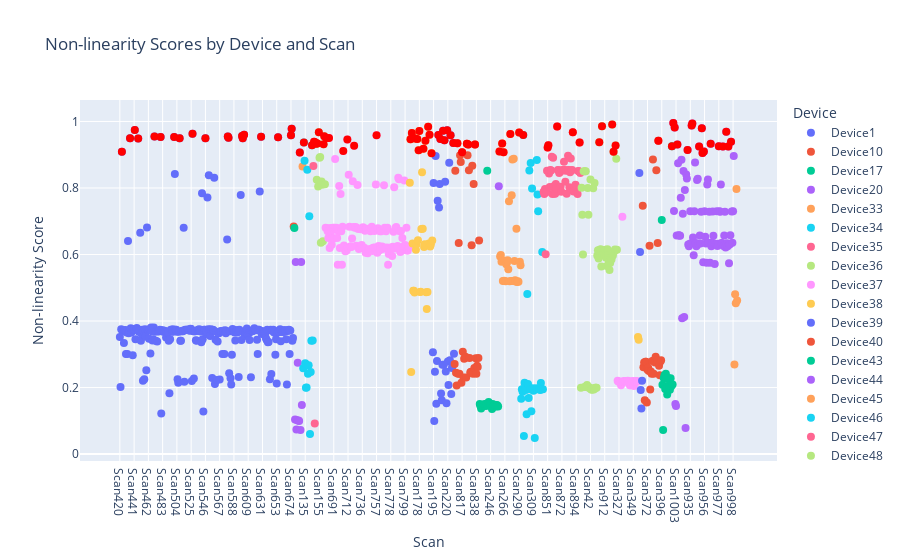

Here is the notebook cell this chart was saved with:
### Code cell
# Analyze PID assignment patterns
def check_pid_linearity(group):
    pids = group['pid'].sort_values()
    diff = pids.diff()
    return (diff != 1).sum() / len(diff)

pid_nonlinearity = df.groupby(['device', 'scan']).apply(check_pid_linearity)
pid_nonlinearity = pid_nonlinearity.reset_index(name = 'non_linearity_score')

# Create a new column to highlight scores above 0.90
pid_nonlinearity['highlight'] = pid_nonlinearity['non_linearity_score'] > 0.90

# Create the plot
fig = px.scatter(pid_nonlinearity, x='scan', y='non_linearity_score', color='device',
                 hover_data=['device', 'scan', 'non_linearity_score'],
                 labels={'non_linearity_score': 'Non-linearity Score',
                         'scan': 'Scan',
                         'device': 'Device'},
                 title='Non-linearity Scores by Device and Scan')

# Highlight points with score > 0.90
fig.add_trace(px.scatter(pid_nonlinearity[pid_nonlinearity['highlight']], x='scan', y='non_linearity_score',
                         color_discrete_sequence=['red'],
                         hover_data=['device', 'scan', 'non_linearity_score']).data[0])

# Update layout for better readability
fig.update_layout(legend_title_text='Device')
fig.update_traces(marker=dict(size=8))

# Show the plot
fig.show()

fig.write_html("pid_nonlinearity.html")

### Figure 1 — Plotly figure (JSON) as saved in the notebook; plotly's stock layout.template omitted (floating-point values rounded to 4 significant figures; data arrays with more than 128 entries replaced by an {"elided": "..."} marker saying what was removed)
{"data": [{"customdata": {"elided": "256x1 str values"}, "hovertemplate": "Device=%{customdata[0]}<br>Scan=%{x}<br>Non-linearity Score=%{y}<extra></extra>", "legendgroup": "Device1", "marker": {"color": "#636efa", "size": 8, "symbol": "circle"}, "mode": "markers", "name": "Device1", "orientation": "v", "showlegend": true, "type": "scatter", "x": {"elided": "256 str values"}, "xaxis": "x", "y": {"elided": "256 float values"}, "yaxis": "y"}, {"customdata": [["Device10"]], "hovertemplate": "Device=%{customdata[0]}<br>Scan=%{x}<br>Non-linearity Score=%{y}<extra></extra>", "legendgroup": "Device10", "marker": {"color": "#EF553B", "size": 8, "symbol": "circle"}, "mode": "markers", "name": "Device10", "orientation": "v", "showlegend": true, "type": "scatter", "x": ["Scan12"], "xaxis": "x", "y": [0.6846], "yaxis": "y"}, {"customdata": [["Device17"]], "hovertemplate": "Device=%{customdata[0]}<br>Scan=%{x}<br>Non-linearity Score=%{y}<extra></extra>", "legendgroup": "Device17", "marker": {"color": "#00cc96", "size": 8, "symbol": "circle"}, "mode": "markers", "name": "Device17", "orientation": "v", "showlegend": true, "type": "scatter", "x": ["Scan844"], "xaxis": "x", "y": [0.6799], "yaxis": "y"}, {"customdata": [["Device20"], ["Device20"], ["Device20"], ["Device20"], ["Device20"], ["Device20"], ["Device20"], ["Device20"], ["Device20"], ["Device20"], ["Device20"]], "hovertemplate": "Device=%{customdata[0]}<br>Scan=%{x}<br>Non-linearity Score=%{y}<extra></extra>", "legendgroup": "Device20", "marker": {"color": "#ab63fa", "size": 8, "symbol": "circle"}, "mode": "markers", "name": "Device20", "orientation": "v", "showlegend": true, "type": "scatter", "x": ["Scan54", "Scan55", "Scan56", "Scan60", "Scan61", "Scan62", "Scan63", "Scan64", "Scan69", "Scan70", "Scan71"], "xaxis": "x", "y": [0.1037, 0.5773, 0.07407, 0.1015, 0.2745, 0.1011, 0.09922, 0.9066, 0.07267, 0.5773, 0.1474], "yaxis": "y"}, {"customdata": [["Device33"]], "hovertemplate": "Device=%{customdata[0]}<br>Scan=%{x}<br>Non-linearity Score=%{y}<extra></extra>", "legendgroup": "Device33", "marker": {"color": "#FFA15A", "size": 8, "symbol": "circle"}, "mode": "markers", "name": "Device33", "orientation": "v", "showlegend": true, "type": "scatter", "x": ["Scan120"], "xaxis": "x", "y": [0.8648], "yaxis": "y"}, {"customdata": [["Device34"], ["Device34"], ["Device34"], ["Device34"], ["Device34"], ["Device34"], ["Device34"], ["Device34"], ["Device34"], ["Device34"], ["Device34"], ["Device34"], ["Device34"], ["Device34"], ["Device34"]], "hovertemplate": "Device=%{customdata[0]}<br>Scan=%{x}<br>Non-linearity Score=%{y}<extra></extra>", "legendgroup": "Device34", "marker": {"color": "#19d3f3", "size": 8, "symbol": "circle"}, "mode": "markers", "name": "Device34", "orientation": "v", "showlegend": true, "type": "scatter", "x": ["Scan131", "Scan132", "Scan134", "Scan135", "Scan136", "Scan138", "Scan139", "Scan140", "Scan142", "Scan143", "Scan144", "Scan146", "Scan46", "Scan48", "Scan50"], "xaxis": "x", "y": [0.2579, 0.9365, 0.8818, 0.2727, 0.1992, 0.2004, 0.8551, 0.2413, 0.2672, 0.7149, 0.06061, 0.2465, 0.3407, 0.9288, 0.3419], "yaxis": "y"}, {"customdata": [["Device35"], ["Device35"], ["Device35"], ["Device35"]], "hovertemplate": "Device=%{customdata[0]}<br>Scan=%{x}<br>Non-linearity Score=%{y}<extra></extra>", "legendgroup": "Device35", "marker": {"color": "#FF6692", "size": 8, "symbol": "circle"}, "mode": "markers", "name": "Device35", "orientation": "v", "showlegend": true, "type": "scatter", "x": ["Scan147", "Scan148", "Scan150", "Scan678"], "xaxis": "x", "y": [0.8665, 0.9389, 0.09184, 0.9366], "yaxis": "y"}, {"customdata": [["Device36"], ["Device36"], ["Device36"], ["Device36"], ["Device36"], ["Device36"], ["Device36"], ["Device36"], ["Device36"], ["Device36"], ["Device36"], ["Device36"], ["Device36"], ["Device36"]], "hovertemplate": "Device=%{customdata[0]}<br>Scan=%{x}<br>Non-linearity Score=%{y}<extra></extra>", "legendgroup": "Device36", "marker": {"color": "#B6E880", "size": 8, "symbol": "circle"}, "mode": "markers", "name": "Device36", "orientation": "v", "showlegend": true, "type": "scatter", "x": ["Scan149", "Scan151", "Scan152", "Scan153", "Scan154", "Scan155", "Scan156", "Scan157", "Scan158", "Scan159", "Scan160", "Scan161", "Scan162", "Scan163"], "xaxis": "x", "y": [0.9331, 0.8246, 0.9337, 0.8046, 0.9673, 0.8912, 0.8929, 0.6354, 0.8192, 0.8094, 0.6397, 0.9317, 0.9555, 0.8113], "yaxis": "y"}, {"customdata": [["Device37"], ["Device37"], ["Device37"], ["Device37"], ["Device37"], ["Device37"], ["Device37"], ["Device37"], ["Device37"], ["Device37"], ["Device37"], ["Device37"], ["Device37"], ["Device37"], ["Device37"], ["Device37"], ["Device37"], ["Device37"], ["Device37"], ["Device37"], ["Device37"], ["Device37"], ["Device37"], ["Device37"], ["Device37"], ["Device37"], ["Device37"], ["Device37"], ["Device37"], ["Device37"], ["Device37"], ["Device37"], ["Device37"], ["Device37"], ["Device37"], ["Device37"], ["Device37"], ["Device37"], ["Device37"], ["Device37"], ["Device37"], ["Device37"], ["Device37"], ["Device37"], ["Device37"], ["Device37"], ["Device37"], ["Device37"], ["Device37"], ["Device37"], ["Device37"], ["Device37"], ["Device37"], ["Device37"], ["Device37"], ["Device37"], ["Device37"], ["Device37"], ["Device37"], ["Device37"], ["Device37"], ["Device37"], ["Device37"], ["Device37"], ["Device37"], ["Device37"], ["Device37"], ["Device37"], ["Device37"], ["Device37"], ["Device37"], ["Device37"], ["Device37"], ["Device37"], ["Device37"], ["Device37"], ["Device37"], ["Device37"], ["Device37"], ["Device37"], ["Device37"], ["Device37"], ["Device37"], ["Device37"], ["Device37"], ["Device37"], ["Device37"], ["Device37"], ["Device37"], ["Device37"], ["Device37"], ["Device37"], ["Device37"], ["Device37"], ["Device37"], ["Device37"], ["Device37"], ["Device37"], ["Device37"], ["Device37"], ["Device37"], ["Device37"], ["Device37"], ["Device37"], ["Device37"], ["Device37"], ["Device37"], ["Device37"], ["Device37"], ["Device37"], ["Device37"], ["Device37"], ["Device37"], ["Device37"], ["Device37"], ["Device37"], ["Device37"], ["Device37"], ["Device37"], ["Device37"], ["Device37"], ["Device37"], ["Device37"], ["Device37"]], "hovertemplate": "Device=%{customdata[0]}<br>Scan=%{x}<br>Non-linearity Score=%{y}<extra></extra>", "legendgroup": "Device37", "marker": {"color": "#FF97FF", "size": 8, "symbol": "circle"}, "mode": "markers", "name": "Device37", "orientation": "v", "showlegend": true, "type": "scatter", "x": ["Scan679", "Scan680", "Scan681", "Scan682", "Scan683", "Scan684", "Scan685", "Scan686", "Scan687", "Scan688", "Scan689", "Scan690", "Scan691", "Scan692", "Scan693", "Scan694", "Scan695", "Scan696", "Scan697", "Scan698", "Scan699", "Scan700", "Scan701", "Scan702", "Scan703", "Scan704", "Scan705", "Scan706", "Scan707", "Scan708", "Scan709", "Scan710", "Scan711", "Scan712", "Scan713", "Scan714", "Scan715", "Scan716", "Scan717", "Scan718", "Scan719", "Scan720", "Scan721", "Scan725", "Scan726", "Scan727", "Scan728", "Scan729", "Scan730", "Scan731", "Scan732", "Scan733", "Scan734", "Scan735", "Scan736", "Scan737", "Scan738", "Scan739", "Scan740", "Scan741", "Scan742", "Scan743", "Scan744", "Scan745", "Scan746", "Scan747", "Scan748", "Scan749", "Scan750", "Scan751", "Scan752", "Scan753", "Scan754", "Scan755", "Scan756", "Scan757", "Scan758", "Scan759", "Scan760", "Scan761", "Scan762", "Scan763", "Scan764", "Scan765", "Scan766", "Scan767", "Scan768", "Scan769", "Scan770", "Scan771", "Scan772", "Scan773", "Scan774", "Scan775", "Scan776", "Scan777", "Scan778", "Scan779", "Scan780", "Scan781", "Scan782", "Scan783", "Scan784", "Scan785", "Scan786", "Scan787", "Scan788", "Scan789", "Scan790", "Scan791", "Scan792", "Scan793", "Scan794", "Scan795", "Scan796", "Scan797", "Scan798", "Scan799", "Scan800", "Scan801", "Scan802", "Scan803", "Scan804", "Scan805"], "xaxis": "x", "y": [0.6805, 0.9503, 0.6793, 0.6697, 0.6496, 0.95, 0.6193, 0.6799, 0.6685, 0.6294, 0.6497, 0.6805, 0.648, 0.6805, 0.8869, 0.676, 0.6805, 0.6498, 0.5696, 0.6696, 0.8059, 0.6196, 0.7818, 0.6697, 0.5696, 0.6835, 0.911, 0.6275, 0.6208, 0.6098, 0.6121, 0.6123, 0.9458, 0.6204, 0.8401, 0.6835, 0.6229, 0.6247, 0.6224, 0.6485, 0.8201, 0.6829, 0.9272, 0.6805, 0.6829, 0.6266, 0.6805, 0.809, 0.6767, 0.6168, 0.625, 0.6211, 0.676, 0.6289, 0.6196, 0.6819, 0.6799, 0.62, 0.6715, 0.6053, 0.6773, 0.6123, 0.6035, 0.6135, 0.676, 0.6168, 0.6697, 0.6799, 0.6835, 0.6108, 0.62, 0.62, 0.6709, 0.6209, 0.8105, 0.9584, 0.605, 0.679, 0.6255, 0.6123, 0.6697, 0.6193, 0.6696, 0.6245, 0.6168, 0.6211, 0.8082, 0.6805, 0.6198, 0.6697, 0.6208, 0.6803, 0.5696, 0.6012, 0.6202, 0.6158, 0.62, 0.6168, 0.5957, 0.6232, 0.6685, 0.8026, 0.6189, 0.6805, 0.6825, 0.6184, 0.6253, 0.8306, 0.8263, 0.6697, 0.6078, 0.6709, 0.6116, 0.6497, 0.6184, 0.6247, 0.8224, 0.6287, 0.6204, 0.6805, 0.6123, 0.6119, 0.6213, 0.6243], "yaxis": "y"}, {"customdata": [["Device38"], ["Device38"], ["Device38"], ["Device38"], ["Device38"], ["Device38"], ["Device38"], ["Device38"], ["Device38"], ["Device38"], ["Device38"], ["Device38"], ["Device38"], ["Device38"], ["Device38"], ["Device38"], ["Device38"], ["Device38"], ["Device38"], ["Device38"], ["Device38"], ["Device38"], ["Device38"], ["Device38"], ["Device38"], ["Device38"], ["Device38"], ["Device38"], ["Device38"], ["Device38"], ["Device38"], ["Device38"], ["Device38"], ["Device38"]], "hovertemplate": "Device=%{customdata[0]}<br>Scan=%{x}<br>Non-linearity Score=%{y}<extra></extra>", "legendgroup": "Device38", "marker": {"color": "#FECB52", "size": 8, "symbol": "circle"}, "mode": "markers", "name": "Device38", "orientation": "v", "showlegend": true, "type": "scatter", "x": ["Scan164", "Scan165", "Scan166", "Scan167", "Scan168", "Scan169", "Scan170", "Scan171", "Scan172", "Scan173", "Scan174", "Scan175", "Scan176", "Scan177", "Scan178", "Scan179", "Scan180", "Scan181", "Scan182", "Scan183", "Scan184", "Scan185", "Scan186", "Scan187", "Scan188", "Scan189", "Scan190", "Scan191", "Scan192", "Scan193", "Scan196", "Scan197", "Scan198", "Scan199"], "xaxis": "x", "y": [0.816, 0.9469, 0.2471, 0.9653, 0.6332, 0.4908, 0.4908, 0.4857, 0.9488, 0.6143, 0.6311, 0.947, 0.643, 0.9137, 0.9713, 0.4874, 0.4882, 0.6766, 0.8473, 0.6777, 0.9176, 0.6226, 0.6311, 0.9422, 0.4865, 0.4361, 0.4874, 0.984, 0.6329, 0.9599, 0.6239, 0.6311, 0.9042, 0.6424], "yaxis": "y"}, {"customdata": [["Device39"], ["Device39"], ["Device39"], ["Device39"], ["Device39"], ["Device39"], ["Device39"], ["Device39"], ["Device39"], ["Device39"], ["Device39"], ["Device39"], ["Device39"], ["Device39"], ["Device39"], ["Device39"], ["Device39"], ["Device39"], ["Device39"], ["Device39"], ["Device39"], ["Device39"], ["Device39"], ["Device39"], ["Device39"], ["Device39"], ["Device39"], ["Device39"], ["Device39"], ["Device39"], ["Device39"], ["Device39"]], "hovertemplate": "Device=%{customdata[0]}<br>Scan=%{x}<br>Non-linearity Score=%{y}<extra></extra>", "legendgroup": "Device39", "marker": {"color": "#636efa", "size": 8, "symbol": "circle"}, "mode": "markers", "name": "Device39", "orientation": "v", "showlegend": true, "type": "scatter", "x": ["Scan194", "Scan195", "Scan200", "Scan201", "Scan202", "Scan203", "Scan204", "Scan205", "Scan206", "Scan207", "Scan208", "Scan209", "Scan210", "Scan211", "Scan212", "Scan213", "Scan214", "Scan215", "Scan216", "Scan217", "Scan218", "Scan219", "Scan220", "Scan221", "Scan222", "Scan223", "Scan225", "Scan226", "Scan227", "Scan228", "Scan229", "Scan230"], "xaxis": "x", "y": [0.3062, 0.8147, 0.09932, 0.2473, 0.896, 0.1511, 0.2796, 0.762, 0.9591, 0.741, 0.8118, 0.9477, 0.1818, 0.1616, 0.2685, 0.9724, 0.2685, 0.9432, 0.8189, 0.2486, 0.1526, 0.9735, 0.2784, 0.2076, 0.8761, 0.2823, 0.9585, 0.1804, 0.259, 0.2663, 0.9352, 0.3019], "yaxis": "y"}, {"customdata": [["Device40"], ["Device40"], ["Device40"], ["Device40"], ["Device40"], ["Device40"], ["Device40"], ["Device40"], ["Device40"], ["Device40"], ["Device40"], ["Device40"], ["Device40"], ["Device40"], ["Device40"], ["Device40"], ["Device40"], ["Device40"], ["Device40"], ["Device40"], ["Device40"], ["Device40"], ["Device40"], ["Device40"], ["Device40"], ["Device40"], ["Device40"], ["Device40"], ["Device40"], ["Device40"], ["Device40"], ["Device40"], ["Device40"], ["Device40"], ["Device40"], ["Device40"], ["Device40"]], "hovertemplate": "Device=%{customdata[0]}<br>Scan=%{x}<br>Non-linearity Score=%{y}<extra></extra>", "legendgroup": "Device40", "marker": {"color": "#EF553B", "size": 8, "symbol": "circle"}, "mode": "markers", "name": "Device40", "orientation": "v", "showlegend": true, "type": "scatter", "x": ["Scan806", "Scan807", "Scan808", "Scan809", "Scan810", "Scan811", "Scan812", "Scan813", "Scan814", "Scan815", "Scan816", "Scan817", "Scan818", "Scan819", "Scan820", "Scan821", "Scan822", "Scan823", "Scan824", "Scan825", "Scan826", "Scan827", "Scan828", "Scan829", "Scan830", "Scan831", "Scan832", "Scan833", "Scan834", "Scan835", "Scan836", "Scan837", "Scan838", "Scan839", "Scan840", "Scan841", "Scan842"], "xaxis": "x", "y": [0.2708, 0.8518, 0.2442, 0.2063, 0.9343, 0.2418, 0.635, 0.2417, 0.8982, 0.8781, 0.2145, 0.9076, 0.3077, 0.2303, 0.287, 0.2891, 0.2928, 0.2305, 0.9327, 0.8988, 0.9308, 0.8537, 0.2891, 0.2456, 0.2478, 0.6282, 0.8671, 0.2417, 0.8119, 0.259, 0.9309, 0.2878, 0.2418, 0.2655, 0.2622, 0.2886, 0.6423], "yaxis": "y"}, {"customdata": [["Device43"], ["Device43"], ["Device43"], ["Device43"], ["Device43"], ["Device43"], ["Device43"], ["Device43"], ["Device43"], ["Device43"], ["Device43"], ["Device43"], ["Device43"], ["Device43"], ["Device43"], ["Device43"], ["Device43"], ["Device43"], ["Device43"], ["Device43"], ["Device43"], ["Device43"], ["Device43"], ["Device43"], ["Device43"], ["Device43"], ["Device43"], ["Device43"]], "hovertemplate": "Device=%{customdata[0]}<br>Scan=%{x}<br>Non-linearity Score=%{y}<extra></extra>", "legendgroup": "Device43", "marker": {"color": "#00cc96", "size": 8, "symbol": "circle"}, "mode": "markers", "name": "Device43", "orientation": "v", "showlegend": true, "type": "scatter", "x": ["Scan224", "Scan231", "Scan232", "Scan233", "Scan234", "Scan235", "Scan236", "Scan237", "Scan238", "Scan239", "Scan240", "Scan241", "Scan242", "Scan243", "Scan244", "Scan245", "Scan246", "Scan247", "Scan248", "Scan249", "Scan250", "Scan251", "Scan252", "Scan253", "Scan254", "Scan255", "Scan256", "Scan257"], "xaxis": "x", "y": [0.1503, 0.1448, 0.1368, 0.1458, 0.1477, 0.1474, 0.1477, 0.1503, 0.1458, 0.1448, 0.1503, 0.8521, 0.1477, 0.1565, 0.1458, 0.1503, 0.1458, 0.1477, 0.1358, 0.1509, 0.1448, 0.1429, 0.1474, 0.1458, 0.1429, 0.1477, 0.1458, 0.1429], "yaxis": "y"}, {"customdata": [["Device44"]], "hovertemplate": "Device=%{customdata[0]}<br>Scan=%{x}<br>Non-linearity Score=%{y}<extra></extra>", "legendgroup": "Device44", "marker": {"color": "#ab63fa", "size": 8, "symbol": "circle"}, "mode": "markers", "name": "Device44", "orientation": "v", "showlegend": true, "type": "scatter", "x": ["Scan843"], "xaxis": "x", "y": [0.8052], "yaxis": "y"}, {"customdata": [["Device45"], ["Device45"], ["Device45"], ["Device45"], ["Device45"], ["Device45"], ["Device45"], ["Device45"], ["Device45"], ["Device45"], ["Device45"], ["Device45"], ["Device45"], ["Device45"], ["Device45"], ["Device45"], ["Device45"], ["Device45"], ["Device45"], ["Device45"], ["Device45"], ["Device45"], ["Device45"], ["Device45"], ["Device45"], ["Device45"], ["Device45"], ["Device45"], ["Device45"], ["Device45"], ["Device45"], ["Device45"]], "hovertemplate": "Device=%{customdata[0]}<br>Scan=%{x}<br>Non-linearity Score=%{y}<extra></extra>", "legendgroup": "Device45", "marker": {"color": "#FFA15A", "size": 8, "symbol": "circle"}, "mode": "markers", "name": "Device45", "orientation": "v", "showlegend": true, "type": "scatter", "x": ["Scan258", "Scan259", "Scan260", "Scan261", "Scan262", "Scan263", "Scan264", "Scan265", "Scan266", "Scan267", "Scan268", "Scan269", "Scan270", "Scan271", "Scan272", "Scan273", "Scan274", "Scan275", "Scan276", "Scan277", "Scan278", "Scan281", "Scan283", "Scan284", "Scan285", "Scan286", "Scan287", "Scan288", "Scan289", "Scan290", "Scan291", "Scan292"], "xaxis": "x", "y": [0.9094, 0.5938, 0.5988, 0.5784, 0.9336, 0.5204, 0.9073, 0.5212, 0.5813, 0.5194, 0.5711, 0.5762, 0.5825, 0.556, 0.7601, 0.5195, 0.9624, 0.5204, 0.7785, 0.8856, 0.5204, 0.8879, 0.5805, 0.5226, 0.5185, 0.6773, 0.5177, 0.5194, 0.5178, 0.9667, 0.5784, 0.5675], "yaxis": "y"}, {"customdata": [["Device46"], ["Device46"], ["Device46"], ["Device46"], ["Device46"], ["Device46"], ["Device46"], ["Device46"], ["Device46"], ["Device46"], ["Device46"], ["Device46"], ["Device46"], ["Device46"], ["Device46"], ["Device46"], ["Device46"], ["Device46"], ["Device46"], ["Device46"], ["Device46"], ["Device46"], ["Device46"], ["Device46"], ["Device46"], ["Device46"], ["Device46"], ["Device46"], ["Device46"], ["Device46"], ["Device46"], ["Device46"], ["Device46"]], "hovertemplate": "Device=%{customdata[0]}<br>Scan=%{x}<br>Non-linearity Score=%{y}<extra></extra>", "legendgroup": "Device46", "marker": {"color": "#19d3f3", "size": 8, "symbol": "circle"}, "mode": "markers", "name": "Device46", "orientation": "v", "showlegend": true, "type": "scatter", "x": ["Scan279", "Scan280", "Scan282", "Scan293", "Scan295", "Scan296", "Scan297", "Scan298", "Scan299", "Scan300", "Scan301", "Scan302", "Scan303", "Scan304", "Scan305", "Scan306", "Scan307", "Scan308", "Scan309", "Scan310", "Scan311", "Scan312", "Scan313", "Scan314", "Scan316", "Scan317", "Scan318", "Scan319", "Scan320", "Scan321", "Scan322", "Scan323", "Scan324"], "xaxis": "x", "y": [0.1667, 0.1947, 0.1873, 0.959, 0.05466, 0.2145, 0.2033, 0.1928, 0.1198, 0.4811, 0.2105, 0.1683, 0.8529, 0.1947, 0.8749, 0.129, 0.7986, 0.1976, 0.1902, 0.1947, 0.04851, 0.1942, 0.1981, 0.8843, 0.7805, 0.7297, 0.1962, 0.1947, 0.1923, 0.2138, 0.1947, 0.6075, 0.1947], "yaxis": "y"}, {"customdata": [["Device47"], ["Device47"], ["Device47"], ["Device47"], ["Device47"], ["Device47"], ["Device47"], ["Device47"], ["Device47"], ["Device47"], ["Device47"], ["Device47"], ["Device47"], ["Device47"], ["Device47"], ["Device47"], ["Device47"], ["Device47"], ["Device47"], ["Device47"], ["Device47"], ["Device47"], ["Device47"], ["Device47"], ["Device47"], ["Device47"], ["Device47"], ["Device47"], ["Device47"], ["Device47"], ["Device47"], ["Device47"], ["Device47"], ["Device47"], ["Device47"], ["Device47"], ["Device47"], ["Device47"], ["Device47"], ["Device47"], ["Device47"], ["Device47"], ["Device47"], ["Device47"], ["Device47"], ["Device47"], ["Device47"], ["Device47"], ["Device47"], ["Device47"], ["Device47"], ["Device47"], ["Device47"], ["Device47"], ["Device47"]], "hovertemplate": "Device=%{customdata[0]}<br>Scan=%{x}<br>Non-linearity Score=%{y}<extra></extra>", "legendgroup": "Device47", "marker": {"color": "#FF6692", "size": 8, "symbol": "circle"}, "mode": "markers", "name": "Device47", "orientation": "v", "showlegend": true, "type": "scatter", "x": ["Scan845", "Scan846", "Scan847", "Scan848", "Scan849", "Scan850", "Scan851", "Scan852", "Scan853", "Scan854", "Scan855", "Scan856", "Scan857", "Scan858", "Scan859", "Scan860", "Scan861", "Scan862", "Scan863", "Scan864", "Scan865", "Scan866", "Scan867", "Scan868", "Scan869", "Scan870", "Scan871", "Scan872", "Scan873", "Scan874", "Scan875", "Scan876", "Scan877", "Scan878", "Scan879", "Scan880", "Scan881", "Scan882", "Scan883", "Scan884", "Scan885", "Scan886", "Scan887", "Scan888", "Scan889", "Scan890", "Scan891", "Scan893", "Scan894", "Scan895", "Scan897", "Scan898", "Scan899", "Scan900", "Scan901"], "xaxis": "x", "y": [0.7887, 0.7823, 0.797, 0.6009, 0.7874, 0.8522, 0.9219, 0.9288, 0.8437, 0.8029, 0.854, 0.8526, 0.8939, 0.7822, 0.8907, 0.8049, 0.7836, 0.7829, 0.8117, 0.7995, 0.9847, 0.854, 0.8531, 0.8454, 0.848, 0.8035, 0.7887, 0.8526, 0.854, 0.8531, 0.8792, 0.854, 0.8191, 0.8522, 0.7829, 0.8535, 0.897, 0.854, 0.8026, 0.847, 0.8889, 0.8526, 0.854, 0.9673, 0.7898, 0.7911, 0.8041, 0.8095, 0.8024, 0.7874, 0.7816, 0.8508, 0.8504, 0.9368, 0.8453], "yaxis": "y"}, {"customdata": [["Device48"], ["Device48"], ["Device48"], ["Device48"], ["Device48"], ["Device48"], ["Device48"], ["Device48"], ["Device48"], ["Device48"], ["Device48"], ["Device48"], ["Device48"], ["Device48"], ["Device48"], ["Device48"], ["Device48"], ["Device48"], ["Device48"], ["Device48"], ["Device48"], ["Device48"], ["Device48"], ["Device48"], ["Device48"], ["Device48"], ["Device48"], ["Device48"], ["Device48"], ["Device48"], ["Device48"], ["Device48"], ["Device48"], ["Device48"], ["Device48"], ["Device48"], ["Device48"], ["Device48"], ["Device48"], ["Device48"], ["Device48"], ["Device48"], ["Device48"], ["Device48"], ["Device48"], ["Device48"], ["Device48"], ["Device48"], ["Device48"], ["Device48"], ["Device48"], ["Device48"], ["Device48"], ["Device48"]], "hovertemplate": "Device=%{customdata[0]}<br>Scan=%{x}<br>Non-linearity Score=%{y}<extra></extra>", "legendgroup": "Device48", "marker": {"color": "#B6E880", "size": 8, "symbol": "circle"}, "mode": "markers", "name": "Device48", "orientation": "v", "showlegend": true, "type": "scatter", "x": ["Scan126", "Scan127", "Scan128", "Scan129", "Scan294", "Scan315", "Scan333", "Scan362", "Scan364", "Scan373", "Scan376", "Scan394", "Scan397", "Scan407", "Scan42", "Scan43", "Scan44", "Scan45", "Scan47", "Scan49", "Scan51", "Scan52", "Scan53", "Scan68", "Scan896", "Scan902", "Scan903", "Scan904", "Scan905", "Scan906", "Scan907", "Scan908", "Scan909", "Scan910", "Scan911", "Scan912", "Scan913", "Scan914", "Scan915", "Scan916", "Scan917", "Scan918", "Scan919", "Scan920", "Scan922", "Scan923", "Scan924", "Scan925", "Scan926", "Scan927", "Scan931", "Scan932", "Scan933", "Scan934"], "xaxis": "x", "y": [0.1995, 0.8006, 0.7193, 0.6002, 0.8501, 0.2014, 0.8501, 0.8506, 0.2019, 0.2074, 0.8002, 0.7194, 0.1986, 0.2005, 0.8259, 0.1943, 0.1943, 0.1943, 0.7994, 0.1943, 0.815, 0.1995, 0.1995, 0.1995, 0.5973, 0.6126, 0.5882, 0.9379, 0.6143, 0.6159, 0.5641, 0.9858, 0.6129, 0.6134, 0.6136, 0.5963, 0.6143, 0.5905, 0.5657, 0.6159, 0.5978, 0.5773, 0.5534, 0.5745, 0.5909, 0.585, 0.9912, 0.5969, 0.9093, 0.609, 0.615, 0.9276, 0.8878, 0.6143], "yaxis": "y"}, {"customdata": [["Device49"], ["Device49"], ["Device49"], ["Device49"], ["Device49"], ["Device49"], ["Device49"], ["Device49"], ["Device49"], ["Device49"], ["Device49"], ["Device49"], ["Device49"], ["Device49"], ["Device49"], ["Device49"], ["Device49"], ["Device49"], ["Device49"], ["Device49"], ["Device49"], ["Device49"], ["Device49"], ["Device49"], ["Device49"], ["Device49"], ["Device49"], ["Device49"], ["Device49"], ["Device49"]], "hovertemplate": "Device=%{customdata[0]}<br>Scan=%{x}<br>Non-linearity Score=%{y}<extra></extra>", "legendgroup": "Device49", "marker": {"color": "#FF97FF", "size": 8, "symbol": "circle"}, "mode": "markers", "name": "Device49", "orientation": "v", "showlegend": true, "type": "scatter", "x": ["Scan325", "Scan326", "Scan327", "Scan328", "Scan329", "Scan330", "Scan331", "Scan332", "Scan334", "Scan335", "Scan336", "Scan337", "Scan338", "Scan339", "Scan340", "Scan341", "Scan342", "Scan343", "Scan344", "Scan345", "Scan346", "Scan347", "Scan348", "Scan349", "Scan350", "Scan351", "Scan352", "Scan353", "Scan354", "Scan355"], "xaxis": "x", "y": [0.2205, 0.2181, 0.2174, 0.217, 0.2174, 0.2067, 0.2165, 0.7137, 0.2189, 0.2181, 0.2189, 0.2185, 0.2194, 0.2194, 0.2185, 0.2205, 0.217, 0.2174, 0.2067, 0.2067, 0.2125, 0.2185, 0.2194, 0.2165, 0.2047, 0.2163, 0.2174, 0.2194, 0.2194, 0.2178], "yaxis": "y"}, {"customdata": [["Device50"], ["Device50"]], "hovertemplate": "Device=%{customdata[0]}<br>Scan=%{x}<br>Non-linearity Score=%{y}<extra></extra>", "legendgroup": "Device50", "marker": {"color": "#FECB52", "size": 8, "symbol": "circle"}, "mode": "markers", "name": "Device50", "orientation": "v", "showlegend": true, "type": "scatter", "x": ["Scan356", "Scan357"], "xaxis": "x", "y": [0.3518, 0.3434], "yaxis": "y"}, {"customdata": [["Device52"], ["Device52"], ["Device52"], ["Device52"], ["Device52"]], "hovertemplate": "Device=%{customdata[0]}<br>Scan=%{x}<br>Non-linearity Score=%{y}<extra></extra>", "legendgroup": "Device52", "marker": {"color": "#636efa", "size": 8, "symbol": "circle"}, "mode": "markers", "name": "Device52", "orientation": "v", "showlegend": true, "type": "scatter", "x": ["Scan358", "Scan359", "Scan360", "Scan361", "Scan363"], "xaxis": "x", "y": [0.8452, 0.6073, 0.1927, 0.1373, 0.2207], "yaxis": "y"}, {"customdata": [["Device53"], ["Device53"], ["Device53"], ["Device53"], ["Device53"], ["Device53"], ["Device53"], ["Device53"], ["Device53"], ["Device53"], ["Device53"], ["Device53"], ["Device53"], ["Device53"], ["Device53"], ["Device53"], ["Device53"], ["Device53"], ["Device53"], ["Device53"], ["Device53"], ["Device53"], ["Device53"], ["Device53"], ["Device53"], ["Device53"], ["Device53"], ["Device53"]], "hovertemplate": "Device=%{customdata[0]}<br>Scan=%{x}<br>Non-linearity Score=%{y}<extra></extra>", "legendgroup": "Device53", "marker": {"color": "#EF553B", "size": 8, "symbol": "circle"}, "mode": "markers", "name": "Device53", "orientation": "v", "showlegend": true, "type": "scatter", "x": ["Scan365", "Scan366", "Scan367", "Scan368", "Scan369", "Scan370", "Scan371", "Scan372", "Scan374", "Scan375", "Scan377", "Scan378", "Scan379", "Scan380", "Scan381", "Scan382", "Scan383", "Scan384", "Scan385", "Scan386", "Scan387", "Scan388", "Scan389", "Scan390", "Scan391", "Scan392", "Scan393", "Scan395"], "xaxis": "x", "y": [0.7469, 0.2614, 0.2755, 0.1615, 0.2775, 0.2775, 0.1549, 0.2536, 0.2593, 0.25, 0.6261, 0.194, 0.2486, 0.2414, 0.2798, 0.8858, 0.2414, 0.2818, 0.2755, 0.2928, 0.8532, 0.2829, 0.6347, 0.9422, 0.2657, 0.2371, 0.2786, 0.2818], "yaxis": "y"}, {"customdata": [["Device54"], ["Device54"], ["Device54"], ["Device54"], ["Device54"], ["Device54"], ["Device54"], ["Device54"], ["Device54"], ["Device54"], ["Device54"], ["Device54"], ["Device54"], ["Device54"], ["Device54"], ["Device54"], ["Device54"]], "hovertemplate": "Device=%{customdata[0]}<br>Scan=%{x}<br>Non-linearity Score=%{y}<extra></extra>", "legendgroup": "Device54", "marker": {"color": "#00cc96", "size": 8, "symbol": "circle"}, "mode": "markers", "name": "Device54", "orientation": "v", "showlegend": true, "type": "scatter", "x": ["Scan396", "Scan398", "Scan399", "Scan400", "Scan401", "Scan402", "Scan403", "Scan404", "Scan405", "Scan406", "Scan408", "Scan409", "Scan410", "Scan411", "Scan412", "Scan413", "Scan416"], "xaxis": "x", "y": [0.7036, 0.2083, 0.07254, 0.2279, 0.2372, 0.196, 0.2418, 0.2276, 0.1793, 0.2279, 0.2279, 0.2078, 0.1935, 0.2279, 0.2038, 0.9259, 0.2091], "yaxis": "y"}, {"customdata": [["Device55"], ["Device55"], ["Device55"], ["Device55"], ["Device55"], ["Device55"], ["Device55"], ["Device55"], ["Device55"], ["Device55"], ["Device55"], ["Device55"], ["Device55"], ["Device55"], ["Device55"], ["Device55"], ["Device55"], ["Device55"], ["Device55"], ["Device55"], ["Device55"], ["Device55"], ["Device55"], ["Device55"], ["Device55"], ["Device55"], ["Device55"], ["Device55"], ["Device55"], ["Device55"], ["Device55"], ["Device55"], ["Device55"], ["Device55"], ["Device55"], ["Device55"], ["Device55"], ["Device55"], ["Device55"], ["Device55"], ["Device55"], ["Device55"], ["Device55"], ["Device55"], ["Device55"], ["Device55"], ["Device55"], ["Device55"], ["Device55"], ["Device55"], ["Device55"], ["Device55"], ["Device55"], ["Device55"], ["Device55"], ["Device55"], ["Device55"], ["Device55"], ["Device55"], ["Device55"], ["Device55"], ["Device55"], ["Device55"], ["Device55"], ["Device55"], ["Device55"], ["Device55"], ["Device55"], ["Device55"], ["Device55"], ["Device55"], ["Device55"], ["Device55"], ["Device55"], ["Device55"], ["Device55"], ["Device55"], ["Device55"], ["Device55"], ["Device55"], ["Device55"], ["Device55"], ["Device55"], ["Device55"], ["Device55"], ["Device55"], ["Device55"], ["Device55"], ["Device55"], ["Device55"]], "hovertemplate": "Device=%{customdata[0]}<br>Scan=%{x}<br>Non-linearity Score=%{y}<extra></extra>", "legendgroup": "Device55", "marker": {"color": "#ab63fa", "size": 8, "symbol": "circle"}, "mode": "markers", "name": "Device55", "orientation": "v", "showlegend": true, "type": "scatter", "x": ["Scan1", "Scan1000", "Scan1001", "Scan1002", "Scan1003", "Scan31", "Scan33", "Scan34", "Scan35", "Scan36", "Scan37", "Scan38", "Scan39", "Scan40", "Scan41", "Scan615", "Scan644", "Scan722", "Scan723", "Scan724", "Scan892", "Scan921", "Scan928", "Scan929", "Scan930", "Scan935", "Scan936", "Scan937", "Scan938", "Scan939", "Scan940", "Scan941", "Scan942", "Scan943", "Scan944", "Scan945", "Scan946", "Scan947", "Scan948", "Scan949", "Scan950", "Scan951", "Scan952", "Scan953", "Scan954", "Scan955", "Scan956", "Scan957", "Scan958", "Scan959", "Scan960", "Scan961", "Scan962", "Scan963", "Scan964", "Scan965", "Scan966", "Scan967", "Scan968", "Scan969", "Scan970", "Scan971", "Scan972", "Scan973", "Scan974", "Scan975", "Scan976", "Scan977", "Scan978", "Scan979", "Scan980", "Scan981", "Scan982", "Scan983", "Scan984", "Scan985", "Scan986", "Scan987", "Scan988", "Scan989", "Scan990", "Scan991", "Scan992", "Scan993", "Scan994", "Scan995", "Scan996", "Scan997", "Scan998", "Scan999"], "xaxis": "x", "y": [0.9953, 0.7305, 0.9821, 0.1507, 0.1444, 0.6572, 0.9311, 0.8742, 0.6581, 0.6575, 0.6562, 0.7708, 0.8852, 0.4085, 0.7226, 0.8514, 0.4123, 0.7939, 0.07821, 0.8408, 0.8283, 0.9139, 0.6302, 0.6248, 0.6319, 0.7299, 0.6338, 0.9876, 0.9943, 0.6511, 0.5981, 0.7299, 0.8764, 0.6347, 0.625, 0.8242, 0.828, 0.6324, 0.9246, 0.6572, 0.6333, 0.7288, 0.98, 0.9053, 0.5767, 0.9095, 0.7299, 0.6533, 0.6331, 0.5754, 0.8108, 0.8259, 0.6352, 0.7288, 0.5754, 0.933, 0.6248, 0.6352, 0.7295, 0.6565, 0.6329, 0.5714, 0.6309, 0.6319, 0.7299, 0.6255, 0.6326, 0.9259, 0.7301, 0.7288, 0.8107, 0.6347, 0.634, 0.9247, 0.6255, 0.6571, 0.7288, 0.6214, 0.9693, 0.6338, 0.6245, 0.9247, 0.5739, 0.6302, 0.6578, 0.939, 0.7295, 0.6352, 0.7299, 0.8965], "yaxis": "y"}, {"customdata": [["Device56"], ["Device56"], ["Device56"], ["Device56"], ["Device56"]], "hovertemplate": "Device=%{customdata[0]}<br>Scan=%{x}<br>Non-linearity Score=%{y}<extra></extra>", "legendgroup": "Device56", "marker": {"color": "#FFA15A", "size": 8, "symbol": "circle"}, "mode": "markers", "name": "Device56", "orientation": "v", "showlegend": true, "type": "scatter", "x": ["Scan414", "Scan415", "Scan417", "Scan418", "Scan419"], "xaxis": "x", "y": [0.2694, 0.4806, 0.4538, 0.7968, 0.4615], "yaxis": "y"}, {"customdata": [["Device1"], ["Device1"], ["Device1"], ["Device1"], ["Device1"], ["Device1"], ["Device1"], ["Device1"], ["Device1"], ["Device1"], ["Device1"], ["Device1"], ["Device1"], ["Device1"], ["Device1"], ["Device1"], ["Device1"], ["Device1"], ["Device1"], ["Device20"], ["Device34"], ["Device34"], ["Device35"], ["Device35"], ["Device36"], ["Device36"], ["Device36"], ["Device36"], ["Device36"], ["Device37"], ["Device37"], ["Device37"], ["Device37"], ["Device37"], ["Device37"], ["Device38"], ["Device38"], ["Device38"], ["Device38"], ["Device38"], ["Device38"], ["Device38"], ["Device38"], ["Device38"], ["Device38"], ["Device38"], ["Device39"], ["Device39"], ["Device39"], ["Device39"], ["Device39"], ["Device39"], ["Device39"], ["Device40"], ["Device40"], ["Device40"], ["Device40"], ["Device40"], ["Device45"], ["Device45"], ["Device45"], ["Device45"], ["Device45"], ["Device46"], ["Device47"], ["Device47"], ["Device47"], ["Device47"], ["Device47"], ["Device48"], ["Device48"], ["Device48"], ["Device48"], ["Device48"], ["Device53"], ["Device54"], ["Device55"], ["Device55"], ["Device55"], ["Device55"], ["Device55"], ["Device55"], ["Device55"], ["Device55"], ["Device55"], ["Device55"], ["Device55"], ["Device55"], ["Device55"], ["Device55"], ["Device55"], ["Device55"]], "hovertemplate": "scan=%{x}<br>non_linearity_score=%{y}<br>device=%{customdata[0]}<extra></extra>", "legendgroup": "", "marker": {"color": "red", "size": 8, "symbol": "circle"}, "mode": "markers", "name": "", "orientation": "v", "showlegend": false, "type": "scatter", "x": ["Scan423", "Scan435", "Scan442", "Scan447", "Scan471", "Scan480", "Scan500", "Scan508", "Scan527", "Scan546", "Scan579", "Scan580", "Scan600", "Scan601", "Scan603", "Scan629", "Scan655", "Scan674", "Scan675", "Scan64", "Scan132", "Scan48", "Scan148", "Scan678", "Scan149", "Scan152", "Scan154", "Scan161", "Scan162", "Scan680", "Scan684", "Scan705", "Scan711", "Scan721", "Scan757", "Scan165", "Scan167", "Scan172", "Scan175", "Scan177", "Scan178", "Scan184", "Scan187", "Scan191", "Scan193", "Scan198", "Scan206", "Scan209", "Scan213", "Scan215", "Scan219", "Scan225", "Scan229", "Scan810", "Scan817", "Scan824", "Scan826", "Scan836", "Scan258", "Scan262", "Scan264", "Scan274", "Scan290", "Scan293", "Scan851", "Scan852", "Scan865", "Scan888", "Scan900", "Scan904", "Scan908", "Scan924", "Scan926", "Scan932", "Scan390", "Scan413", "Scan1", "Scan1001", "Scan33", "Scan921", "Scan937", "Scan938", "Scan948", "Scan952", "Scan953", "Scan955", "Scan965", "Scan977", "Scan983", "Scan988", "Scan991", "Scan995"], "xaxis": "x", "y": [0.9088, 0.9498, 0.9744, 0.9488, 0.9547, 0.9533, 0.9533, 0.9494, 0.9634, 0.9498, 0.9547, 0.9513, 0.9567, 0.9492, 0.96, 0.9542, 0.9529, 0.959, 0.9781, 0.9066, 0.9365, 0.9288, 0.9389, 0.9366, 0.9331, 0.9337, 0.9673, 0.9317, 0.9555, 0.9503, 0.95, 0.911, 0.9458, 0.9272, 0.9584, 0.9469, 0.9653, 0.9488, 0.947, 0.9137, 0.9713, 0.9176, 0.9422, 0.984, 0.9599, 0.9042, 0.9591, 0.9477, 0.9724, 0.9432, 0.9735, 0.9585, 0.9352, 0.9343, 0.9076, 0.9327, 0.9308, 0.9309, 0.9094, 0.9336, 0.9073, 0.9624, 0.9667, 0.959, 0.9219, 0.9288, 0.9847, 0.9673, 0.9368, 0.9379, 0.9858, 0.9912, 0.9093, 0.9276, 0.9422, 0.9259, 0.9953, 0.9821, 0.9311, 0.9139, 0.9876, 0.9943, 0.9246, 0.98, 0.9053, 0.9095, 0.933, 0.9259, 0.9247, 0.9693, 0.9247, 0.939], "yaxis": "y"}], "layout": {"legend": {"title": {"text": "Device"}, "tracegroupgap": 0}, "title": {"text": "Non-linearity Scores by Device and Scan"}, "xaxis": {"anchor": "y", "domain": [0, 1], "title": {"text": "Scan"}}, "yaxis": {"anchor": "x", "domain": [0, 1], "title": {"text": "Non-linearity Score"}}}}
